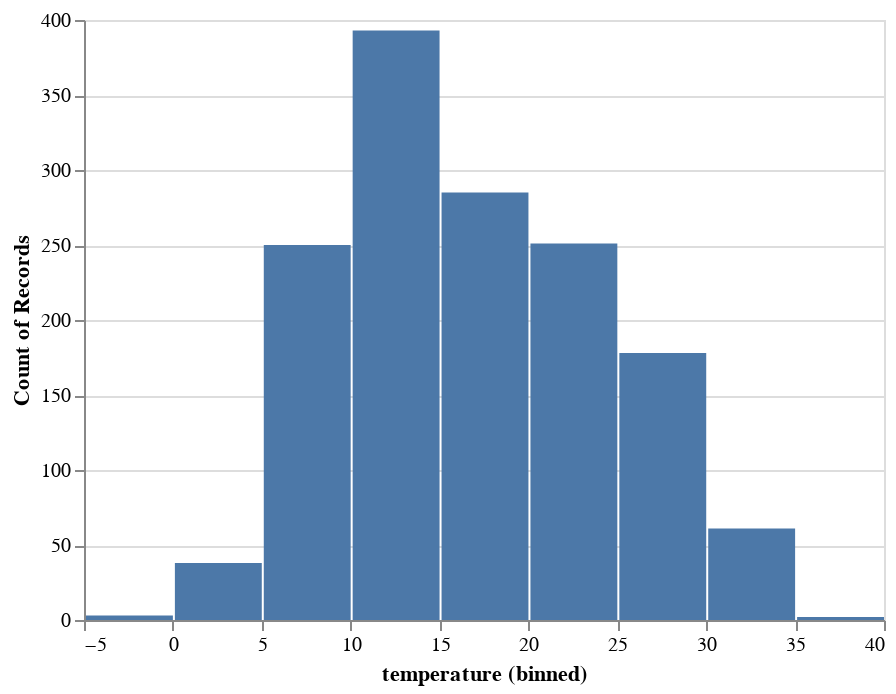

Notebook code for this chart:
### Markdown cell above
It's still a bit hard to see how many data points has each value of temperature.  We can instead make a histogram like this one:

### Code cell
alt.Chart(df).mark_bar().encode(x=alt.X('temperature', bin=True),y='count()')

### Figure 1 — Vega-Lite specification as saved in the notebook (floating-point values rounded to 4 significant figures; data arrays with more than 128 entries replaced by an {"elided": "..."} marker saying what was removed)
{"$schema": "https://vega.github.io/schema/vega-lite/v2.6.0.json", "config": {"view": {"height": 300, "width": 400}}, "data": {"name": "data-d4a756336a072a66ce3177ae223f1a37"}, "datasets": {"data-d4a756336a072a66ce3177ae223f1a37": {"elided": "1461 records"}}, "encoding": {"x": {"bin": true, "field": "temperature", "type": "quantitative"}, "y": {"aggregate": "count", "type": "quantitative"}}, "mark": "bar"}
